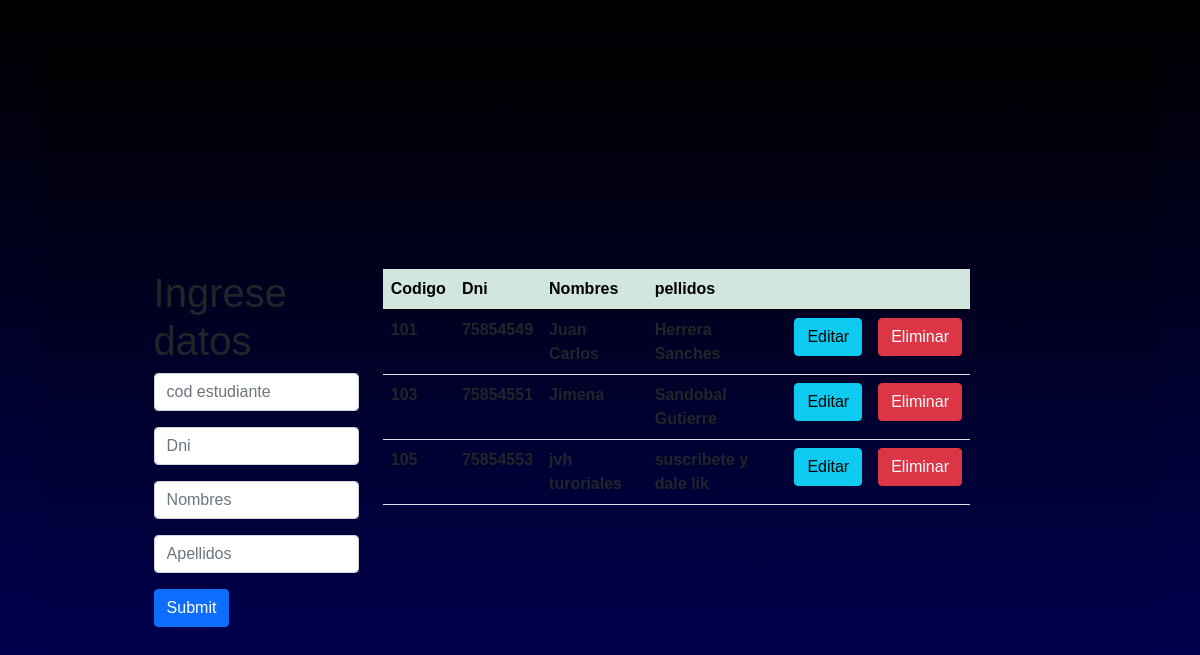
The app's page /CRUD/alumno.php with its own data.
### tables this page shows
CREATE TABLE `alumno` (
  `cod_estudiante` int(11) NOT NULL,
  `dni` int(11) NOT NULL,
  `nombres` varchar(20) NOT NULL,
  `apellidos` varchar(30) NOT NULL
);

### CRUD/alumno.php (the view, shortened to what this page needs)
<?php
$con = conectar();
$sql = "SELECT *  FROM alumno";
$query = mysqli_query($con, $sql);
?>
<!DOCTYPE html>
<html lang="en">
<head>
    <link href="/CSS/estilos.css" rel="stylesheet">
    <link href="https://cdn.jsdelivr.net/npm/bootstrap@5.0.0-beta1/dist/css/bootstrap.min.css" rel="stylesheet">
</head>
<body class="container">
    <div class="container mt-5 ">
        <div class="row ">
            <div class="col-md-3">
                <h1>Ingrese datos</h1>
                <form action="insertar.php" method="POST">
                    <input type="text" class="form-control mb-3" name="cod_estudiante" placeholder="cod estudiante">
                    <input type="text" class="form-control mb-3" name="dni" placeholder="Dni">
                    <input type="text" class="form-control mb-3" name="nombres" placeholder="Nombres">
                    <input type="text" class="form-control mb-3" name="apellidos" placeholder="Apellidos">
                    <input type="submit" class="btn btn-primary">
                </form>
            </div>
            <div class="col-md-8">
                <table class="table">
                    <thead class="table-success table-striped">
                        <tr>
                            <th>Codigo</th>
                            <th>Dni</th>
                            <th>Nombres</th>
                            <th>pellidos</th>
                            <th></th>
                            <th></th>
                        </tr>
                    </thead>
                    <tbody>
                        <?php
                        while ($row = mysqli_fetch_array($query)) {
                        ?>
                            <tr>
                                <th><?php echo $row['cod_estudiante'] ?></th>
                                <th><?php echo $row['dni'] ?></th>
                                <th><?php echo $row['nombres'] ?></th>
                                <th><?php echo $row['apellidos'] ?></th>
                                <th><a href="actualizar.php?id=<?php echo $row['cod_estudiante'] ?>" class="btn btn-info">Editar</a></th>
                                <th><a href="delete.php?id=<?php echo $row['cod_estudiante'] ?>" class="btn btn-danger">Eliminar</a></th>
                            </tr>
                        <?php
                        }
                        ?>
                    </tbody>
                </table>
            </div>
        </div>
    </div>
</body>
</html>

### CRUD/estilos.css (style rules this page uses)
* { padding: 0; margin: 0; font-family: arial; box-sizing: border-box; }
.container { background: linear-gradient(180deg, #000 0%, #000066 100%); min-height: 100vh; background-position:center bottom; background-size: cover; display: flex; align-items: center; justify-content: center; }

### records on screen
alumno: cod_estudiante "101", dni "75854549", nombres "Juan Carlos", apellidos "Herrera Sanches"
alumno: cod_estudiante "103", dni "75854551", nombres "Jimena", apellidos "Sandobal Gutierre"
alumno: cod_estudiante "105", dni "75854553", nombres "jvh turoriales", apellidos "suscribete y dale lik"
